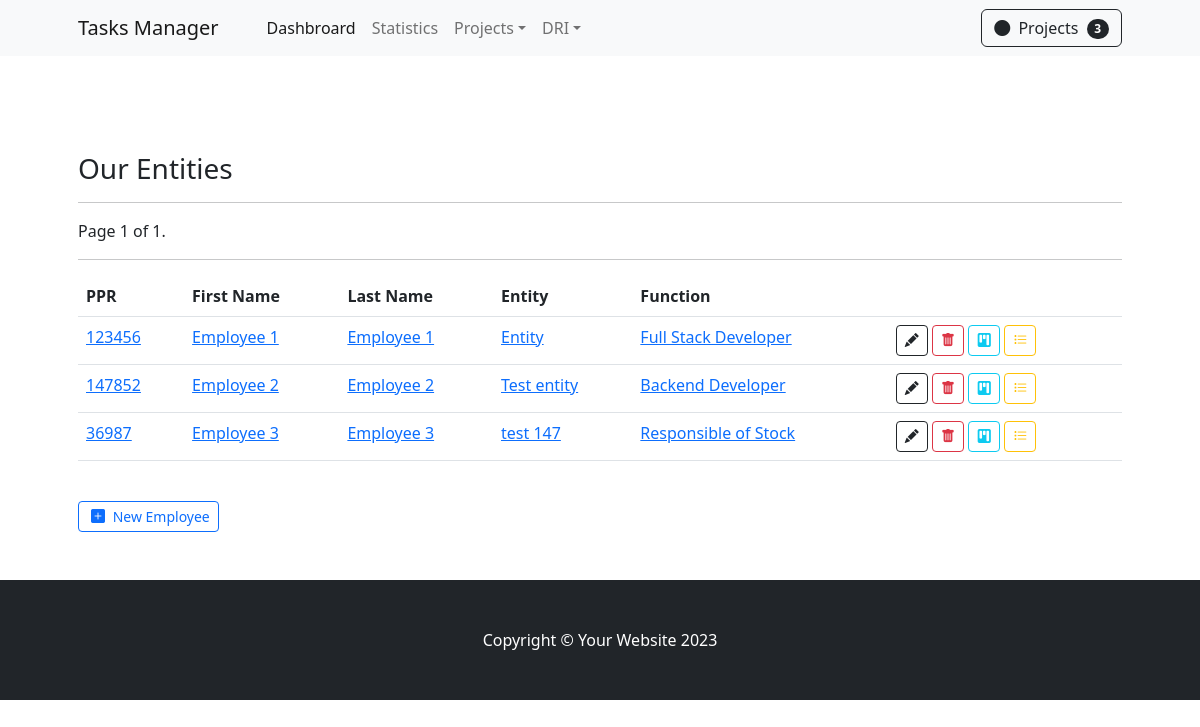
/employees/, run on the app's committed database.
### apps/backend/models.py (models this page shows, shortened)
class Employee(models.Model):
    ppr         = models.CharField(max_length=20)
    first_name  = models.CharField(max_length=100)
    last_name   = models.CharField(max_length=100)
    entity      = models.ForeignKey(Entity, on_delete=models.CASCADE, related_name='employees')
    function    = models.ForeignKey(Function, on_delete=models.CASCADE, related_name='employees')

class Entity(models.Model):
    entity      = models.CharField(max_length=50)
    description = models.TextField(blank=True)
    service     = models.ForeignKey(Service, on_delete=models.CASCADE, related_name='entities')
    type        = models.ForeignKey(Entity_Type, on_delete=models.CASCADE, related_name='entities')

class Function(models.Model):
    function    = models.CharField(max_length=50)

### apps/backend/views/employee.py (the view)
# urls.py: path('employees/', view=EmployeeListView.as_view(), name='employee-list'),
class EmployeeListView(ListView):
    paginate_by     =   8
    model           =   Employee
    template_name   =   'employees/employee_list.html'

### apps/backend/templates/employees/employee_list.html (shortened to what this page needs)
{% extends '_base.html' %}
{% load crispy_forms_tags %}
{% load static %}
{% block content %}
    <section class="py-5">
        <div class="container px-4 px-lg-5 mt-5">
            <h3> Our Entities </h3>
            <hr>
            <div class="pagination">
                <span class="step-links">
                    <span class="current">
                        Page {{ page_obj.number }} of {{ page_obj.paginator.num_pages }}.
                    </span>
                </span>
            </div>
            <hr>
            <table class="table table-responsive flex-fill">
                <tr>
                    <th>PPR</th>
                    <th>First Name</th>
                    <th>Last Name</th>
                    <th>Entity</th>
                    <th>Function</th>
                    <th></th>
                </tr>
                {% for employee in object_list %}
                    <tr>
                        <td>
                            <a href="">{{employee.ppr}}</a>
                        </td>
                        <td>
                            <a href="">{{employee.first_name}}</a>
                        </td>
                        <td>
                            <a href="">{{employee.last_name}}</a>
                        </td>
                        <td>
                            <a href="">{{employee.entity.entity}}</a>
                        </td>
                        <td>
                            <a href="">{{employee.function.function}}</a>
                        </td>
                        <td>
                            <a title="Edit" class="btn btn-sm btn-outline-dark" href="">
                                <i class="bi bi-pencil-fill"></i>
                            </a>
                            <a title="Delete" class="btn btn-sm btn-outline-danger" href="">
                                <i class="bi bi-trash-fill"></i>
                            </a>
                            <a title="Projects" class="btn btn-sm btn-outline-info" href="{% url 'employee-projects' employee.id 'projects-list' %}">
                                <i class="bi bi-kanban-fill"></i>
                            </a>
                            <a title="Tasks" class="btn btn-sm btn-outline-warning" href="{% url 'employee-tasks' employee.id 'tasks-list' %}">
                                <i class="bi bi-list-task"></i>
                            </a>
                        </td>
                    </tr>
                {% endfor %}
            </table>
            <br>
            <a class="btn btn-sm btn-outline-primary" href="{% url 'employee-create' %}">
                <i class="bi bi-plus-square-fill m-1"></i>
                New Employee
            </a>
        </div>
    </section>
{% endblock %}

### data on the page
Employee: ppr "123456", first_name "Employee 1", last_name "Employee 1", entity.entity "Entity", function.function "Full Stack Developer"
Employee: ppr "147852", first_name "Employee 2", last_name "Employee 2", entity.entity "Test entity", function.function "Backend Developer"
Employee: ppr "36987", first_name "Employee 3", last_name "Employee 3", entity.entity "test 147", function.function "Responsible of Stock"

### other printed values
{{ object_list|length }} "3"
{{ page_obj.number }} "1"
{{ page_obj.paginator.num_pages }} "1"
